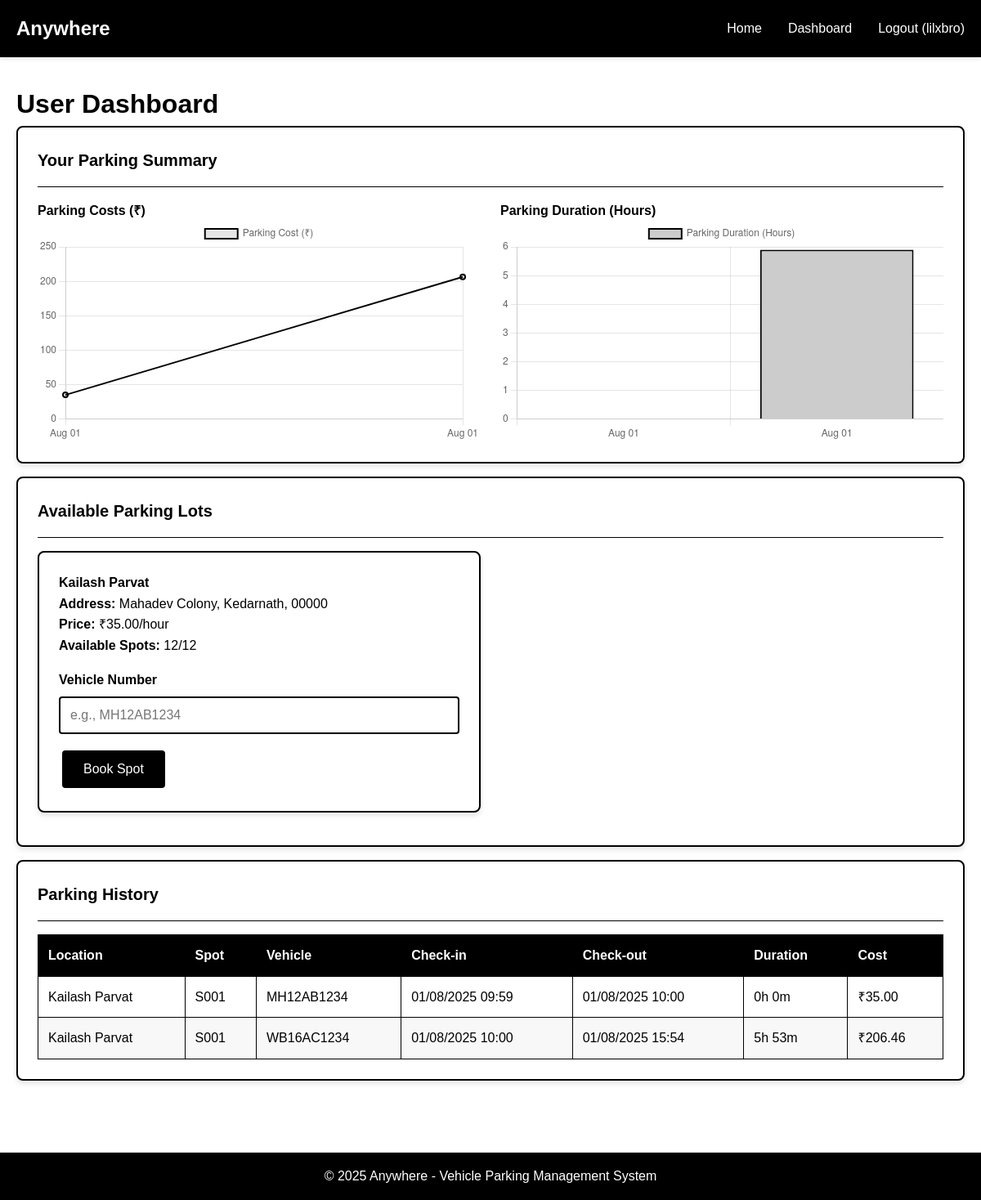
Page /user/dashboard (signed in) on the earlier database version.
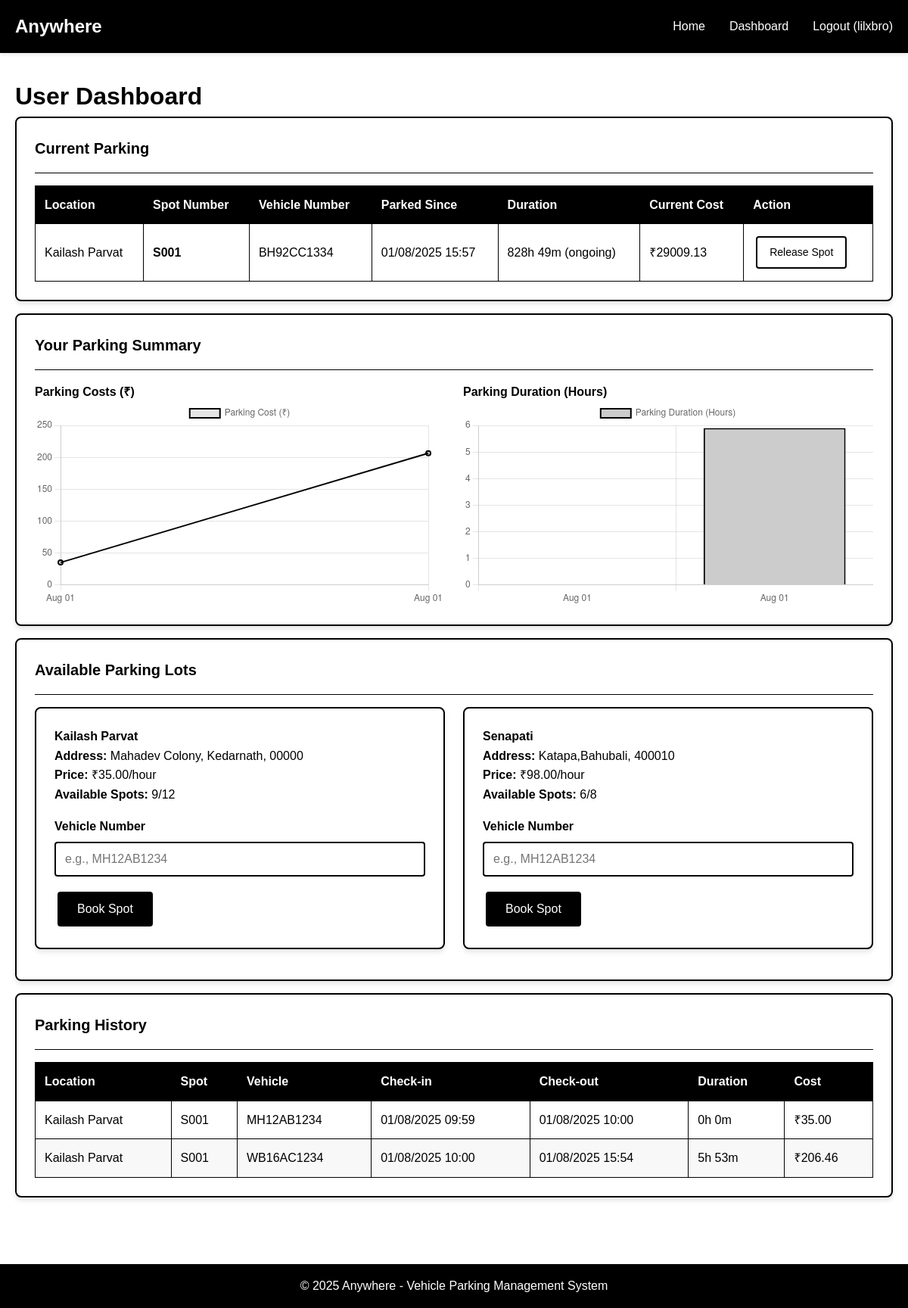
Same page on the later database version.
### backend/models.py (models this page shows, shortened)
class User(db.Model):
    __tablename__ = 'users'
    id = db.Column(db.Integer, primary_key=True)
    username = db.Column(db.String(80), unique=True, nullable=False)
    email = db.Column(db.String(120), unique=True, nullable=False)
    password_hash = db.Column(db.String(120), nullable=False)
    phone = db.Column(db.String(15), nullable=True)
    is_admin = db.Column(db.Boolean, default=False)
    created_at = db.Column(db.DateTime, default=datetime.utcnow)
    reservations = db.relationship('Reservation', backref='user', lazy=True, cascade='all, delete-orphan')

class ParkingLot(db.Model):
    __tablename__ = 'parking_lots'
    id = db.Column(db.Integer, primary_key=True)
    prime_location_name = db.Column(db.String(100), nullable=False)
    address = db.Column(db.Text, nullable=False)
    pin_code = db.Column(db.String(10), nullable=False)
    price_per_hour = db.Column(db.Float, nullable=False)
    maximum_spots = db.Column(db.Integer, nullable=False)
    created_at = db.Column(db.DateTime, default=datetime.utcnow)
    spots = db.relationship('ParkingSpot', backref='lot', lazy=True, cascade='all, delete-orphan', order_by='ParkingSpot.spot_number')
    @property
    def available_spots_count(self):
        return len([spot for spot in self.spots if spot.status == 'A'])

class ParkingSpot(db.Model):
    __tablename__ = 'parking_spots'
    id = db.Column(db.Integer, primary_key=True)
    lot_id = db.Column(db.Integer, db.ForeignKey('parking_lots.id'), nullable=False)
    spot_number = db.Column(db.String(10), nullable=False)
    status = db.Column(db.String(1), default='A', nullable=False)  # A-Available, O-Occupied
    created_at = db.Column(db.DateTime, default=datetime.utcnow)
    reservations = db.relationship('Reservation', backref='spot', lazy=True)

class Reservation(db.Model):
    __tablename__ = 'reservations'
    id = db.Column(db.Integer, primary_key=True)
    spot_id = db.Column(db.Integer, db.ForeignKey('parking_spots.id'), nullable=False)
    user_id = db.Column(db.Integer, db.ForeignKey('users.id'), nullable=False)
    vehicle_number = db.Column(db.String(20), nullable=False)
    parking_timestamp = db.Column(db.DateTime, default=datetime.utcnow)
    leaving_timestamp = db.Column(db.DateTime, nullable=True)
    parking_cost = db.Column(db.Float, nullable=True)
    @property
    def duration_str(self):
        end_time = self.leaving_timestamp or datetime.utcnow()
        if self.parking_timestamp:
            duration = end_time - self.parking_timestamp
            hours = int(duration.total_seconds() // 3600)
            minutes = int((duration.total_seconds() % 3600) // 60)
            if not self.leaving_timestamp:
                return f"{hours}h {minutes}m (ongoing)"
            return f"{hours}h {minutes}m"
        return "N/A"
    @property
    def current_cost(self):
        if self.parking_timestamp and not self.leaving_timestamp:
            duration = datetime.utcnow() - self.parking_timestamp
            hours = duration.total_seconds() / 3600
            hours = max(1, hours) # assumed minimum charge of 1 hour
            return round(hours * self.spot.lot.price_per_hour, 2)
        return self.parking_cost or 0

### backend/app.py (the view)
@app.route('/user/dashboard')
@login_required
def user_dashboard():
    user = User.query.get(session['user_id'])
    if user.is_admin:
        return redirect(url_for('admin_dashboard'))
    lots = ParkingLot.query.all()
    available_lots = [lot for lot in lots if lot.available_spots_count > 0]
    current_reservations = Reservation.query.filter_by(
        user_id=user.id,
        leaving_timestamp=None
    ).all()
    past_reservations = Reservation.query.filter(
        Reservation.user_id == user.id,
        Reservation.leaving_timestamp.isnot(None)
    ).order_by(Reservation.leaving_timestamp.asc()).all()
    user_chart_data = {
        'labels': [res.leaving_timestamp.strftime('%b %d') for res in past_reservations],
        'costs': [res.parking_cost for res in past_reservations],
        'durations': [round((res.leaving_timestamp - res.parking_timestamp).total_seconds() / 3600, 2) for res in past_reservations]
    }
    return render_template('user_dashboard.html',
                           lots=available_lots,
                           current_reservations=current_reservations,
                           past_reservations=past_reservations,
                           user_chart_data=user_chart_data)

### backend/app.py (called while the page is built)
def login_required(f):
    @wraps(f)
    def decorated_function(*args, **kwargs):
        if 'user_id' not in session:
            flash('Please log in to access this page.', 'error')
            return redirect(url_for('login'))
        return f(*args, **kwargs)
    return decorated_function

### frontend/templates/user_dashboard.html (shortened to what this page needs)
{% extends "base.html" %}
{% block content %}
<h1>User Dashboard</h1>
{% if current_reservations %}
<div class="card mb-2">
    <div class="card-header">
        <h3 class="card-title">Current Parking</h3>
    </div>
    <table class="table">
        <thead>
            <tr>
                <th>Location</th>
                <th>Spot Number</th>
                <th>Vehicle Number</th>
                <th>Parked Since</th>
                <th>Duration</th>
                <th>Current Cost</th>
                <th>Action</th>
            </tr>
        </thead>
        <tbody>
            {% for reservation in current_reservations %}
            <tr>
                <td>{{ reservation.spot.lot.prime_location_name }}</td>
                <td><strong>{{ reservation.spot.spot_number }}</strong></td>
                <td>{{ reservation.vehicle_number }}</td>
                <td>{{ reservation.parking_timestamp.strftime('%d/%m/%Y %H:%M') }}</td>
                <td>{{ reservation.duration_str }}</td>
                <td>₹{{ "%.2f"|format(reservation.current_cost) }}</td>
                <td>
                    <a href="{{ url_for('release_spot', reservation_id=reservation.id) }}"
                       class="btn btn-small btn-danger"
                       onclick="return confirm('Are you sure you want to release this parking spot?')">Release Spot</a>
                </td>
            </tr>
            {% endfor %}
        </tbody>
    </table>
</div>
{% endif %}
{% if past_reservations %}
<div class="card mb-2">
    <div class="card-header">
        <h3 class="card-title">Your Parking Summary</h3>
    </div>
    <div class="row">
        <div class="col-md-6">
            <h4>Parking Costs (₹)</h4>
            <canvas id="parkingCostChart"></canvas>
        </div>
        <div class="col-md-6">
            <h4>Parking Duration (Hours)</h4>
            <canvas id="parkingDurationChart"></canvas>
        </div>
    </div>
</div>
{% endif %}
<div class="card mb-2">
    <div class="card-header">
        <h3 class="card-title">Available Parking Lots</h3>
    </div>
    {% if lots %}
        <div class="row">
            {% for lot in lots %}
            <div class="col-md-6">
                <div class="card mb-2">
                    <h4>{{ lot.prime_location_name }}</h4>
                    <p><strong>Address:</strong> {{ lot.address }}, {{ lot.pin_code }}</p>
                    <p><strong>Price:</strong> ₹{{ "%.2f"|format(lot.price_per_hour) }}/hour</p>
                    <p><strong>Available Spots:</strong> {{ lot.available_spots_count }}/{{ lot.maximum_spots }}</p>
                    {% if lot.available_spots_count > 0 %}
                        <form method="POST" action="{{ url_for('book_spot', lot_id=lot.id) }}" style="margin-top: 1rem;">
                            <div class="form-group">
                                <label class="form-label" for="vehicle_number_{{ lot.id }}">Vehicle Number</label>
                                <input type="text"
                                       class="form-control"
                                       id="vehicle_number_{{ lot.id }}"
                                       name="vehicle_number"
                                       placeholder="e.g., MH12AB1234"
                                       required>
                            </div>
                            <button type="submit" class="btn btn-primary">Book Spot</button>
                        </form>
                    {% else %}
                        <p class="text-center"><em>No spots available</em></p>
                    {% endif %}
                </div>
            </div>
            {% endfor %}
        </div>
    {% else %}
        <p class="text-center p-2">No parking lots available at the moment.</p>
    {% endif %}
</div>
{% if past_reservations %}
<div class="card">
    <div class="card-header">
        <h3 class="card-title">Parking History</h3>
    </div>
    <table class="table">
        <thead>
            <tr>
                <th>Location</th>
                <th>Spot</th>
                <th>Vehicle</th>
                <th>Check-in</th>
                <th>Check-out</th>
                <th>Duration</th>
                <th>Cost</th>
            </tr>
        </thead>
        <tbody>
            {% for reservation in past_reservations %}
            <tr>
                <td>{{ reservation.spot.lot.prime_location_name }}</td>
                <td>{{ reservation.spot.spot_number }}</td>
                <td>{{ reservation.vehicle_number }}</td>
                <td>{{ reservation.parking_timestamp.strftime('%d/%m/%Y %H:%M') }}</td>
                <td>{{ reservation.leaving_timestamp.strftime('%d/%m/%Y %H:%M') if reservation.leaving_timestamp else 'N/A' }}</td>
                <td>{{ reservation.duration_str }}</td>
                <td>₹{{ "%.2f"|format(reservation.parking_cost) if reservation.parking_cost else '0.00' }}</td>
            </tr>
            {% endfor %}
        </tbody>
    </table>
</div>
{% endif %}
{% endblock %}
{% block scripts %}
{% if user_chart_data and user_chart_data.labels %}
<script>
document.addEventListener('DOMContentLoaded', function() {
    // User Parking Cost Chart
    const costCtx = document.getElementById('parkingCostChart').getContext('2d');
    new Chart(costCtx, {
        type: 'line',
        data: {
            labels: {{ user_chart_data.labels | tojson }},
            datasets: [{
                label: 'Parking Cost (₹)',
                data: {{ user_chart_data.costs | tojson }},
                fill: false,
                borderColor: '#000000',
                tension: 0.1,
                borderWidth: 2
            }]
        },
        options: {
            responsive: true,
            scales: {
                y: {
                    beginAtZero: true
                }
            }
        }
    });
    // User Parking Duration Chart
    const durationCtx = document.getElementById('parkingDurationChart').getContext('2d');
    new Chart(durationCtx, {
        type: 'bar',
        data: {
            labels: {{ user_chart_data.labels | tojson }},
            datasets: [{
                label: 'Parking Duration (Hours)',
                data: {{ user_chart_data.durations | tojson }},
                backgroundColor: '#cccccc',
                borderColor: '#000000',
                borderWidth: 2
            }]
        },
        options: {
            responsive: true,
            scales: {
                y: {
                    beginAtZero: true
                }
            }
        }
    });
});
</script>
{% endif %}
{% endblock %}

### frontend/templates/base.html (shortened to what this page needs)
<!DOCTYPE html>
<html lang="en">
<head>
    <link rel="stylesheet" href="{{ url_for('static', filename='css/style.css') }}">
</head>
<body>
    <header class="header">
        <div class="container">
            <nav class="navbar">
                <div class="logo">Anywhere</div>
                <ul class="nav-links">
                    <li><a href="{{ url_for('index') }}">Home</a></li>
                    {% if session.user_id %}
                        {% if session.is_admin %}
                            <li><a href="{{ url_for('admin_dashboard') }}">Dashboard</a></li>
                        {% else %}
                            <li><a href="{{ url_for('user_dashboard') }}">Dashboard</a></li>
                        {% endif %}
                        <li><a href="{{ url_for('logout') }}">Logout ({{ session.username }})</a></li>
                    {% else %}
                        <li><a href="{{ url_for('login') }}">Login</a></li>
                        <li><a href="{{ url_for('register') }}">Register</a></li>
                    {% endif %}
                </ul>
            </nav>
        </div>
    </header>
    <main class="main-content">
        <div class="container">
            {% block content %}{% endblock %}
        </div>
    </main>
    <footer class="footer">
        <div class="container">
            <p>&copy; 2025 Anywhere - Vehicle Parking Management System</p>
        </div>
    </footer>
    {% block scripts %}{% endblock %}
</body>
</html>

### frontend/static/css/style.css (style rules this page uses)
* { margin: 0; padding: 0; box-sizing: border-box; }
body { font-family: 'Arial', sans-serif; background-color: #ffffff; color: #000000; line-height: 1.6; }
.container { max-width: 1200px; margin: 0 auto; padding: 0 20px; }
.header { background-color: #000000; color: #ffffff; padding: 1rem 0; box-shadow: 0 2px 5px rgba(0,0,0,0.1); }
.navbar { display: flex; justify-content: space-between; align-items: center; }
.logo { font-size: 1.5rem; font-weight: bold; }
.nav-links { display: flex; list-style: none; gap: 2rem; }
.nav-links a { color: #ffffff; text-decoration: none; transition: color 0.3s; }
.main-content { min-height: calc(100vh - 160px); padding: 2rem 0; }
.card { background-color: #ffffff; border: 2px solid #000000; border-radius: 8px; padding: 1.5rem; margin-bottom: 1.5rem; box-shadow: 0 4px 6px rgba(0,0,0,0.1); overflow: hidden; }
.card-header { border-bottom: 1px solid #000000; padding-bottom: 1rem; margin-bottom: 1rem; display: flex; justify-content: space-between; align-items: center; flex-wrap: wrap; }
.card-title { font-size: 1.25rem; font-weight: bold; color: #000000; margin-bottom: 0; }
.form-group { margin-bottom: 1rem; }
.form-label { display: block; margin-bottom: 0.5rem; font-weight: bold; color: #000000; }
.form-control { width: 100%; padding: 0.75rem; border: 2px solid #000000; border-radius: 4px; font-size: 1rem; background-color: #ffffff; color: #000000; }
.btn { display: inline-block; padding: 0.75rem 1.5rem; margin: 0.25rem; border: 2px solid #000000; border-radius: 4px; text-decoration: none; font-size: 1rem; cursor: pointer; transition: all 0.3s; text-align: center; background-color: #ffffff; color: #000000; }
.btn-primary { background-color: #000000; color: #ffffff; }
.btn-danger { border-color: #000000; color: #000000; }
.btn-small { padding: 0.5rem 1rem; font-size: 0.875rem; }
.table { width: 100%; border-collapse: collapse; margin-top: 1rem; }
.table th, .table td { padding: 0.75rem; text-align: left; border: 1px solid #000000; white-space: nowrap; }
.table th { background-color: #000000; color: #ffffff; font-weight: bold; }
.table tr:nth-child(even) { background-color: #f8f8f8; }
.row { display: flex; flex-wrap: wrap; margin: 0 -0.75rem; }
.col-md-8, .col-md-6, .col-md-4 { padding: 0 0.75rem; width: 100%; }
@media (min-width: 768px) { .col-md-6 { flex: 0 0 50%; max-width: 50%; } }
.footer { background-color: #000000; color: #ffffff; text-align: center; padding: 1rem 0; margin-top: 2rem; }
.mb-2 { margin-bottom: 1rem; }

Differences in the rows shown:
added Reservation: spot.lot.prime_location_name "Kailash Parvat", spot.spot_number "S001", vehicle_number "BH92CC1334", parking_timestamp "01/08/2025 15:57", duration_str "828h 49m (ongoing)", current_cost "29009.13", shown under "Current Parking"
changed through a linked row, ParkingLot "Kailash Parvat": available_spots_count "12" → "9"
added ParkingLot: prime_location_name "Senapati", address "Katapa,Bahubali", pin_code "400010", price_per_hour "98.00", available_spots_count "6", maximum_spots "8", vehicle_number "e.g., MH12AB1234"
Other differences:
text now shown: "Current Parking Location Spot Number Vehicle Number Parked Since Duration Current Cost Action"
